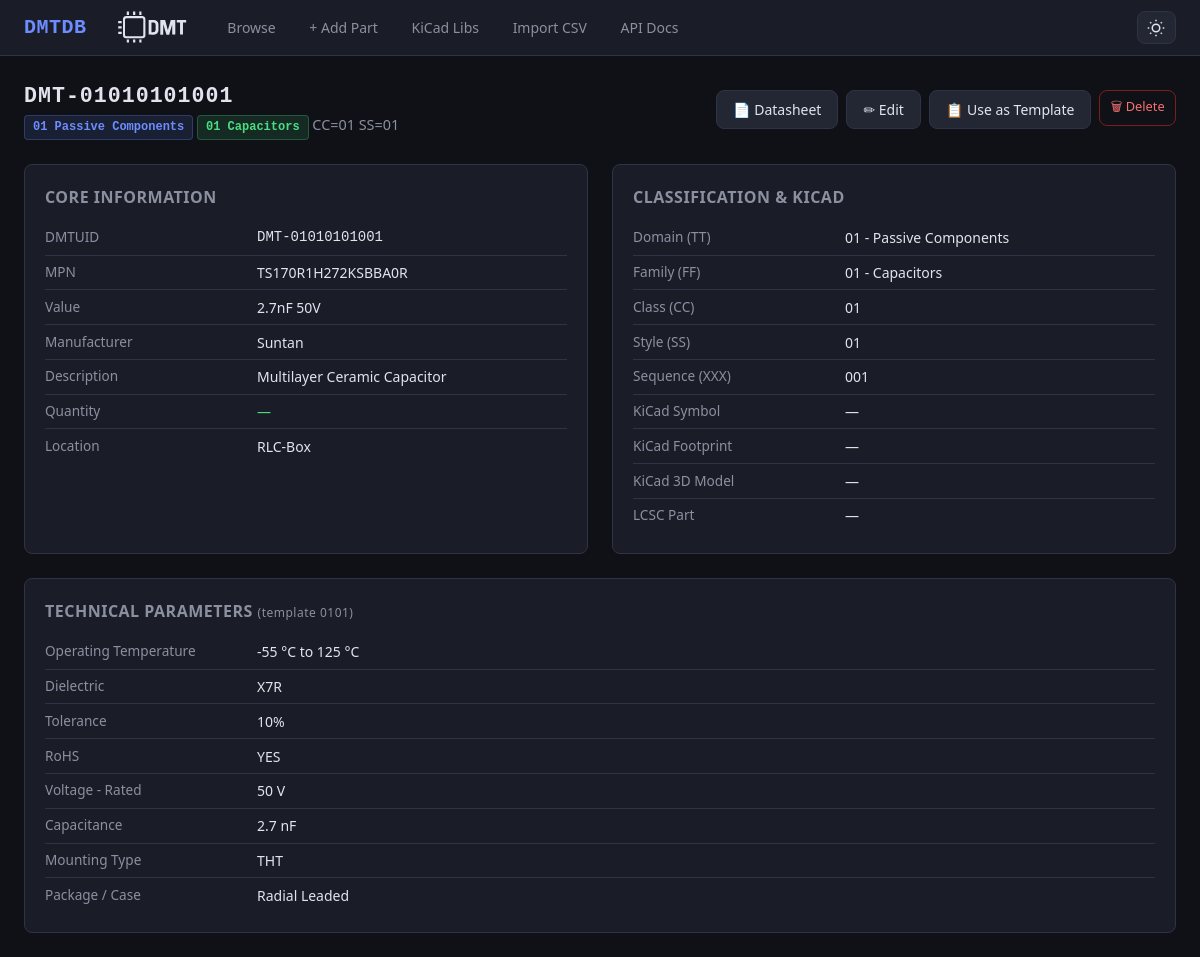
Page /part/DMT-01010101001 on the earlier database version.
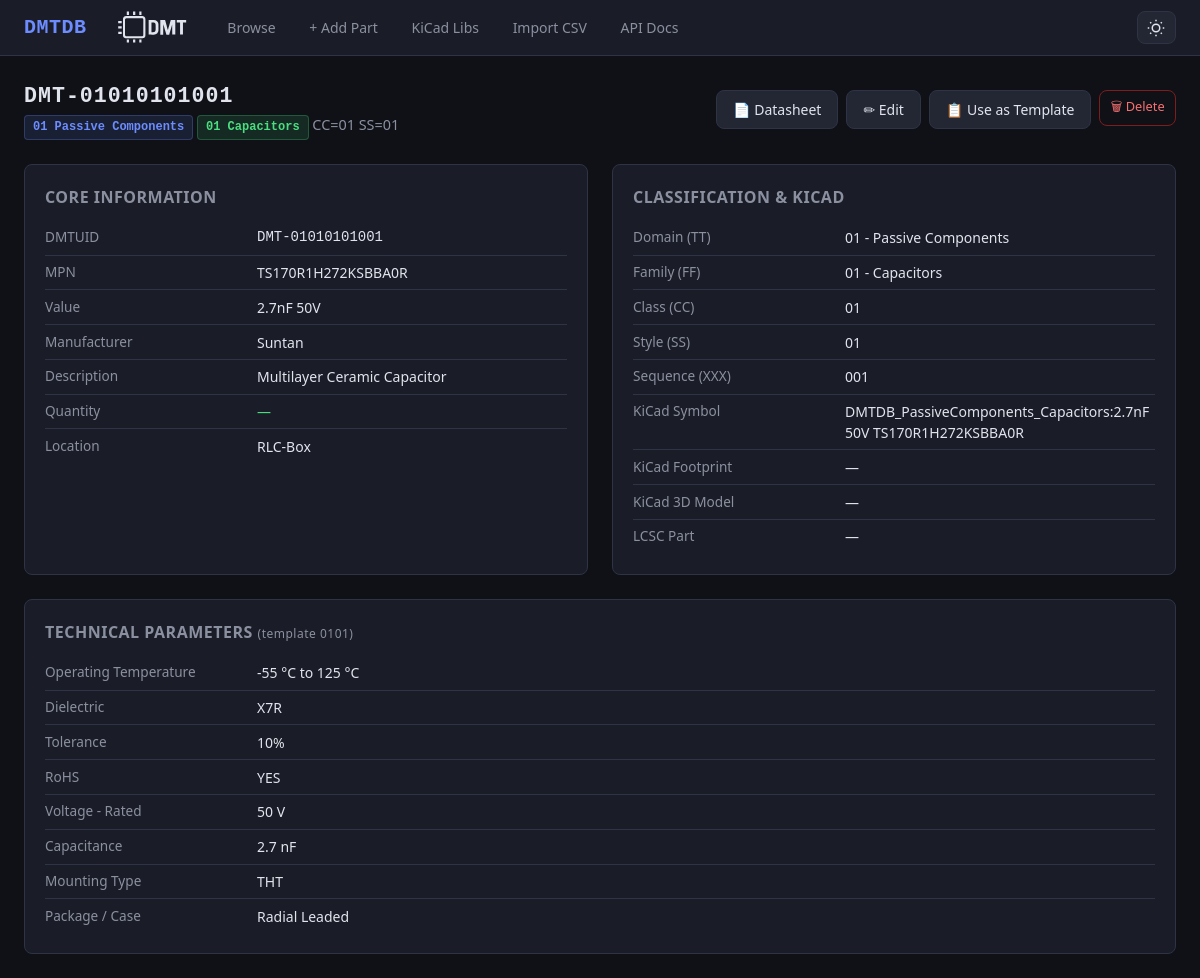
Same page on the later database version.
### db/models.py (models this page shows, shortened)
class Base(DeclarativeBase):
    pass

class Part(Base):
    __tablename__ = "parts"
    dmtuid = Column(String(20), primary_key=True)               # DMT-TTFFCCSSXXX
    tt  = Column(String(2), nullable=False, index=True)
    ff  = Column(String(2), nullable=False, index=True)
    cc  = Column(String(2), nullable=False, index=True)
    ss  = Column(String(2), nullable=False, index=True)
    xxx = Column(String(3), nullable=False)
    mpn          = Column(String(200), index=True, default="")
    manufacturer = Column(String(200), index=True, default="")
    value        = Column(String(200), index=True, default="")
    description  = Column(Text, default="")
    quantity     = Column(String(50), default="")
    location     = Column(String(200), default="")
    datasheet    = Column(Text, default="")
    distributor  = Column(Text, default="")
    kicad_symbol    = Column(String(300), default="")
    kicad_footprint = Column(String(300), default="")
    kicad_libref    = Column(String(300), default="")
    kicad_3dmodel   = Column(String(300), default="")
    extra_json = Column(Text, default="{}")
    notes      = Column(Text, default="")
    created_at = Column(DateTime, default=lambda: datetime.now(timezone.utc))
    updated_at = Column(DateTime, default=lambda: datetime.now(timezone.utc),
                        onupdate=lambda: datetime.now(timezone.utc))
    fields = relationship(
        "PartField", back_populates="part",
        cascade="all, delete-orphan", lazy="selectin",
    )
    __table_args__ = (
        Index("ix_ttffccss", "tt", "ff", "cc", "ss"),
    )

class PartField(Base):
    __tablename__ = "part_fields"
    id         = Column(Integer, primary_key=True, autoincrement=True)
    dmtuid     = Column(String(20),
                        ForeignKey("parts.dmtuid", ondelete="CASCADE"),
                        nullable=False, index=True)
    field_name = Column(String(200), nullable=False)
    field_value = Column(Text, nullable=False, default="")
    part = relationship("Part", back_populates="fields")
    __table_args__ = (
        Index("ix_field_lookup", "dmtuid", "field_name"),
    )

### ui/routes_detail.py (the view)
@ui_bp.route("/part/<dmtuid>")
def part_detail(dmtuid: str):
    session = get_session()
    try:
        part = PartsService.get(session, dmtuid)
        if not part:
            abort(404)
        template = get_fields(part.tt, part.ff)
        return render_template(
            "detail.html",
            part=part,
            template=template,
            domain_name=domain_name,
            family_name=family_name,
        )
    finally:
        session.close()

### db/engine.py (called while the page is built)
def get_session() -> Session:
    if _SessionLocal is None:
        raise RuntimeError("Database not initialised - call init_db() first")
    return _SessionLocal()

### schema/loader.py (called while the page is built)
def domain_name(tt: str) -> str:
    return _domain_map.get(tt, "Unknown")

def family_name(tt: str, ff: str) -> str:
    return _family_map.get(f"{tt}{ff}", "Unknown")

### schema/templates.py (called while the page is built)
def get_fields(tt: str, ff: str) -> Optional[list[str]]:
    return _templates.get(f"{tt}{ff}")

### services/parts_service.py (called while the page is built)
    @staticmethod
    def get(session: Session, dmtuid: str) -> Part | None:
        return session.get(Part, dmtuid.upper())

### templates/detail.html (shortened to what this page needs)
{% extends "base.html" %}
{% block content %}
<div class="page-header">
  <div>
    <h1 style="font-family:var(--mono); letter-spacing:1px;">{{ part.dmtuid }}</h1>
    <span class="subtitle">
      <span class="badge badge-domain">{{ part.tt }} {{ domain_name(part.tt) }}</span>
      <span class="badge badge-family">{{ part.ff }} {{ family_name(part.tt, part.ff) }}</span>
      CC={{ part.cc }} SS={{ part.ss }}
    </span>
  </div>
  <div style="display:flex; gap:.5rem;">
    {% if part.datasheet %}
    {% if part.datasheet.startswith('http') %}
    <a href="{{ part.datasheet }}" target="_blank" rel="noopener" class="btn btn-secondary">📄 Datasheet</a>
    {% else %}
    <a href="/datasheets/{{ part.datasheet }}" target="_blank" rel="noopener" class="btn btn-secondary">📄 Datasheet</a>
    {% endif %}
    {% endif %}
    <a href="/part/{{ part.dmtuid }}/edit" class="btn btn-secondary">✏ Edit</a>
    <a href="/part/add?template={{ part.dmtuid }}" class="btn btn-secondary"
      title="Create new part using this as template">📋 Use as Template</a>
    <form method="post" action="/part/{{ part.dmtuid }}/delete" onsubmit="return confirm('Delete {{ part.dmtuid }}?');"
      style="display:inline;">
      <button type="submit" class="btn btn-danger btn-sm">🗑 Delete</button>
    </form>
  </div>
</div>
<div class="detail-grid">
  <div class="detail-card">
    <h2>Core Information</h2>
    <div class="field-row"><span class="field-label">DMTUID</span><span class="field-value"
        style="font-family:var(--mono)">{{ part.dmtuid }}</span></div>
    <div class="field-row"><span class="field-label">MPN</span><span class="field-value">{{ part.mpn or '—' }}</span>
    </div>
    <div class="field-row"><span class="field-label">Value</span><span class="field-value">{{ part.value or '—'
        }}</span></div>
    <div class="field-row"><span class="field-label">Manufacturer</span><span class="field-value">{{ part.manufacturer
        or '—' }}</span></div>
    <div class="field-row"><span class="field-label">Description</span><span class="field-value">{{ part.description or
        '—' }}</span></div>
    <div class="field-row"><span class="field-label">Quantity</span><span class="field-value"
        style="color:var(--green);">{{ part.quantity or '—' }}</span></div>
    <div class="field-row"><span class="field-label">Location</span><span class="field-value">{{ part.location or '—'
        }}</span></div>
  </div>
  <div class="detail-card">
    <h2>Classification & KiCad</h2>
    <div class="field-row"><span class="field-label">Domain (TT)</span><span class="field-value">{{ part.tt }} - {{
        domain_name(part.tt) }}</span></div>
    <div class="field-row"><span class="field-label">Family (FF)</span><span class="field-value">{{ part.ff }} - {{
        family_name(part.tt, part.ff) }}</span></div>
    <div class="field-row"><span class="field-label">Class (CC)</span><span class="field-value">{{ part.cc }}</span>
    </div>
    <div class="field-row"><span class="field-label">Style (SS)</span><span class="field-value">{{ part.ss }}</span>
    </div>
    <div class="field-row"><span class="field-label">Sequence (XXX)</span><span class="field-value">{{ part.xxx
        }}</span></div>
    <div class="field-row"><span class="field-label">KiCad Symbol</span><span class="field-value">{{ part.kicad_symbol
        or '—' }}</span></div>
    <div class="field-row"><span class="field-label">KiCad Footprint</span><span class="field-value">{{
        part.kicad_footprint or '—' }}</span></div>
    <div class="field-row"><span class="field-label">KiCad 3D Model</span><span class="field-value">{{
        part.kicad_3dmodel or '—' }}</span></div>
    <div class="field-row"><span class="field-label">LCSC Part</span><span class="field-value">{{ part.kicad_libref
        or '—' }}</span></div>
  </div>
  {% if part.fields %}
  <div class="detail-card" style="grid-column: 1 / -1;">
    <h2>Technical Parameters
      {% if template %}
      <span style="font-weight:400; font-size:.75rem; color:var(--text-dim); text-transform:none;"> (template {{ part.tt
        }}{{ part.ff }})</span>
      {% endif %}
    </h2>
    {% for f in part.fields %}
    <div class="field-row">
      <span class="field-label">{{ f.field_name }}</span>
      <span class="field-value">{{ f.field_value }}</span>
    </div>
    {% endfor %}
  </div>
  {% endif %}
</div>
{% endblock %}

### templates/base.html (shortened to what this page needs)
<!DOCTYPE html>
<html lang="en">
<head>
  <link rel="stylesheet" href="/static/css/style.css">
</head>
<body>
  <nav class="nav">
    <a href="/" class="nav-brand">DMTDB</a>
    <div class="nav-links">
      <a href="/" {% if request.endpoint=='ui.index' %}class="active" {% endif %}>Browse</a>
      <a href="/part/add" {% if request.endpoint=='ui.part_add' %}class="active" {% endif %}>+ Add Part</a>
      <a href="/libs" {% if request.endpoint=='ui.libs_page' %}class="active" {% endif %}>KiCad Libs</a>
      <a href="/import" {% if request.endpoint=='ui.import_page' %}class="active" {% endif %}>Import CSV</a>
      <a href="/api/docs" {% if request.endpoint=='ui.api_docs' %}class="active" {% endif %}>API Docs</a>
    </div>
    <button class="theme-toggle" id="themeToggle" title="Toggle dark/light mode">
      <svg class="theme-icon-dark" width="18" height="18" viewBox="0 0 24 24" fill="none" stroke="currentColor"
        stroke-width="2">
        <circle cx="12" cy="12" r="5" />
        <path
          d="M12 1v2M12 21v2M4.22 4.22l1.42 1.42M18.36 18.36l1.42 1.42M1 12h2M21 12h2M4.22 19.78l1.42-1.42M18.36 5.64l1.42-1.42" />
      </svg>
    </button>
  </nav>
  <div class="container">
    {% block content %}{% endblock %}
  </div>
</body>
</html>

### static/css/style.css (style rules this page uses)
:root { --bg: #0f1117; --surface: #1a1d27; --surface2: #232734; --border: #2e3345; --text: #e1e4ed; --text-dim: #8b90a0; --accent: #6c8cff; --accent-hover: #8aa4ff; --green: #4ade80; --red: #f87171; --yellow: #fbbf24; --orange: #fb923c; --radius: 8px; --font: 'Segoe UI', system-ui, -apple-system, sans-serif; --mono: 'JetBrains Mono', 'Fira Code', 'Consolas', monospace; --card: var(--surface); --hover: var(--surface2); }
*, *::before, *::after { box-sizing: border-box; margin: 0; padding: 0; }
body { font-family: var(--font); background: var(--bg); color: var(--text); line-height: 1.5; }
.nav { background: var(--surface); border-bottom: 1px solid var(--border); padding: 0 1.5rem; display: flex; align-items: center; height: 56px; gap: 1.5rem; position: sticky; top: 0; z-index: 100; }
.nav-brand { font-size: 1.25rem; font-weight: 700; color: var(--accent); text-decoration: none; letter-spacing: .5px; font-family: var(--mono); }
.nav-logo { height: 80px; width: auto; }
.nav-links { display: flex; gap: .5rem; }
.nav-links a { color: var(--text-dim); text-decoration: none; padding: .4rem .8rem; border-radius: var(--radius); font-size: .875rem; transition: all .15s; }
.theme-toggle { margin-left: auto; background: var(--surface2); border: 1px solid var(--border); border-radius: var(--radius); padding: .4rem .6rem; cursor: pointer; font-size: 1rem; line-height: 1; transition: all .15s; color: var(--text); display: flex; align-items: center; }
.theme-icon-dark { display: block; }
.container { max-width: 1800px; margin: 0 auto; padding: 1.5rem; }
.btn { display: inline-flex; align-items: center; gap: .4rem; padding: .5rem 1rem; border-radius: var(--radius); font-size: .875rem; font-weight: 500; text-decoration: none; border: 1px solid var(--border); cursor: pointer; transition: all .15s; font-family: var(--font); }
.btn-secondary { background: var(--surface2); color: var(--text); }
.btn-danger { background: transparent; color: var(--red); border-color: #7f1d1d; }
.btn-sm { padding: .35rem .65rem; font-size: .8rem; }
.detail-grid { display: grid; grid-template-columns: 1fr 1fr; gap: 1.5rem; }
.detail-card { background: var(--surface); border: 1px solid var(--border); border-radius: var(--radius); padding: 1.25rem; }
.detail-card h2 { font-size: 1rem; color: var(--text-dim); margin-bottom: .75rem; text-transform: uppercase; letter-spacing: .5px; font-weight: 600; }
.field-row { display: flex; gap: .75rem; padding: .4rem 0; border-bottom: 1px solid var(--border); }
.field-row:last-child { border-bottom: none; }
.field-label { flex: 0 0 200px; color: var(--text-dim); font-size: .85rem; }
.field-value { flex: 1; font-size: .875rem; word-break: break-word; }
.page-header { display: flex; align-items: center; justify-content: space-between; margin-bottom: 1.5rem; flex-wrap: wrap; gap: .75rem; }
.page-header h1 { font-size: 1.35rem; font-weight: 700; }
.page-header .subtitle { color: var(--text-dim); font-size: .9rem; }
.badge { display: inline-block; padding: .15rem .5rem; border-radius: 4px; font-size: .75rem; font-weight: 600; font-family: var(--mono); }
.badge-domain { background: #6c8cff20; color: var(--accent); border: 1px solid #6c8cff40; }
.badge-family { background: #4ade8020; color: var(--green); border: 1px solid #4ade8040; }

Differences in the rows shown:
changed Part "DMT-01010101001": kicad_symbol "—" → "DMTDB_PassiveComponents_Capacitors:2.7nF 50V TS170R1H272KSBBA0R"
